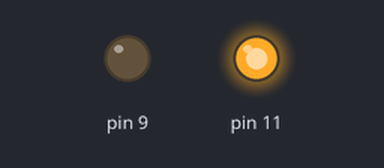
Bench run of a sketch on a simulated Arduino Uno, built with avr-gcc and run on an emulated ATmega328P. Parts: output pins drawn as LEDs (lit = HIGH).

Above: at 1.0 s.
At 3.0 s:
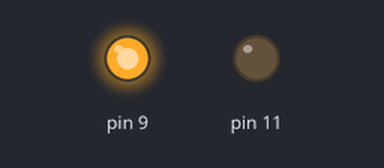
Timing chart, 0 to 5.2 s (numbered marks = the images above):
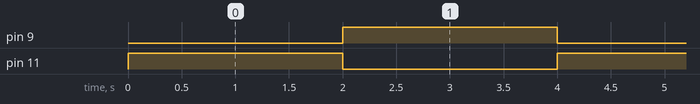

The sketch:

code14.2.ino
```cpp
void setup()
{
   pinMode(11, OUTPUT);
   pinMode(9, OUTPUT);

}

void loop()
{
    digitalWrite(11, HIGH);
    digitalWrite(9, LOW);

   // a simple delay for understanding purpose
   delay(2000);

    //Use following block of code to run DC motor in anti
    //Clockwise

    digitalWrite(11, LOW);
    digitalWrite(9, HIGH);
    delay(2000);
}
```

Measured:
- by itself, pin 9, pin 11: alternates HIGH for 2.0 s and LOW for 2.0 s
